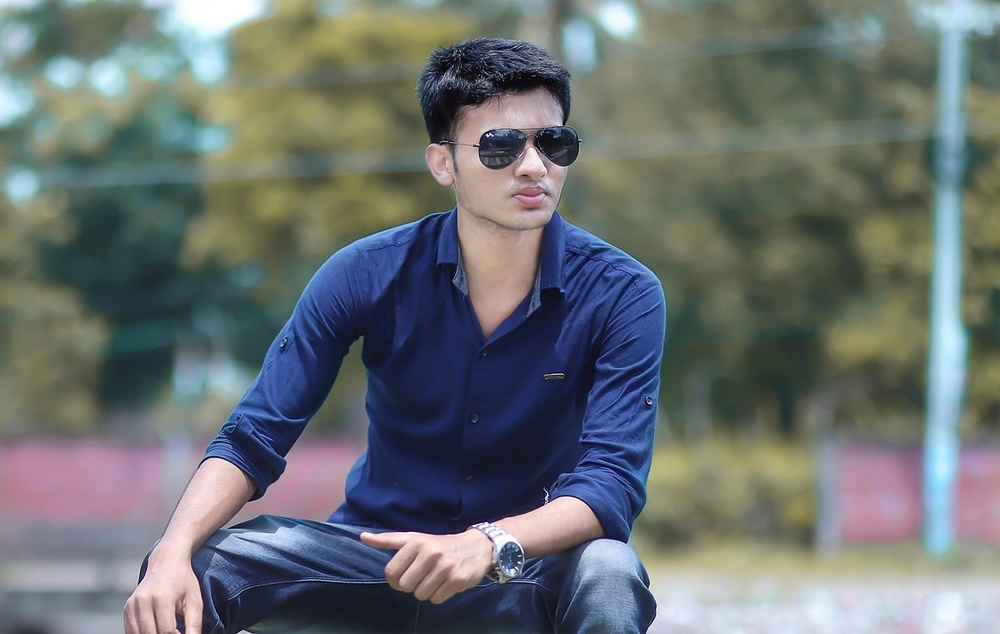
#> input picture img aret making pythpn/boy.jpg, 1000 x 634 px, shrunk from 1280 x 811 before the run
$ python main.py
#> lines starting #> are read from the running program, lines starting #| are printed output that depends on the picture
import cv2
img = cv2.imread('boy.jpg')
#> img is the input picture: shape (634, 1000, 3); mean B, G, R 113.2, 112.9, 106.3
gray = cv2.cvtColor(img, cv2.COLOR_BGR2GRAY)
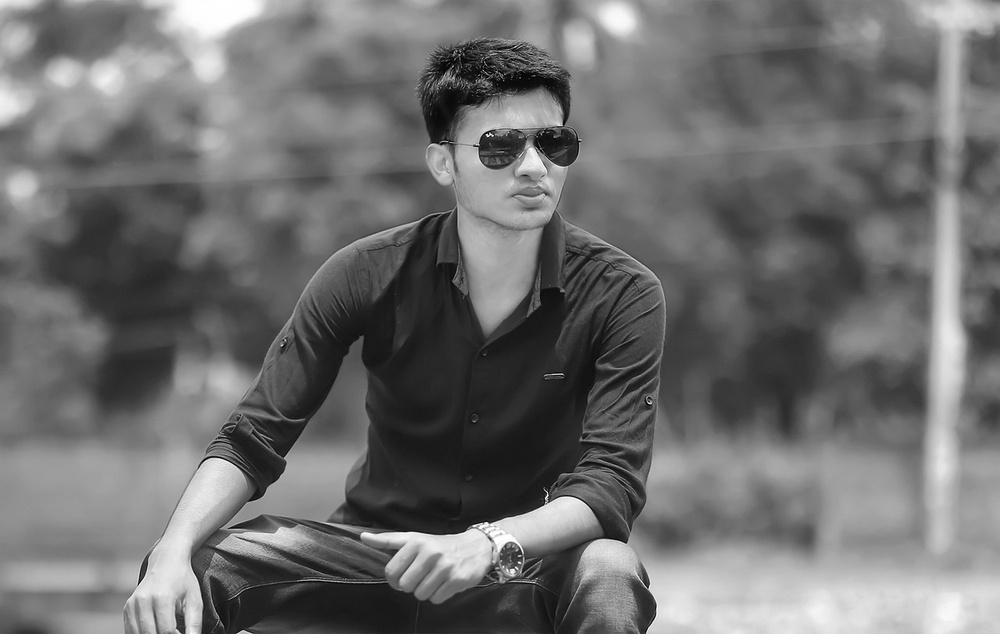
#> gray: shape (634, 1000); min 0, max 255, mean 111
invert = cv2.bitwise_not(gray)
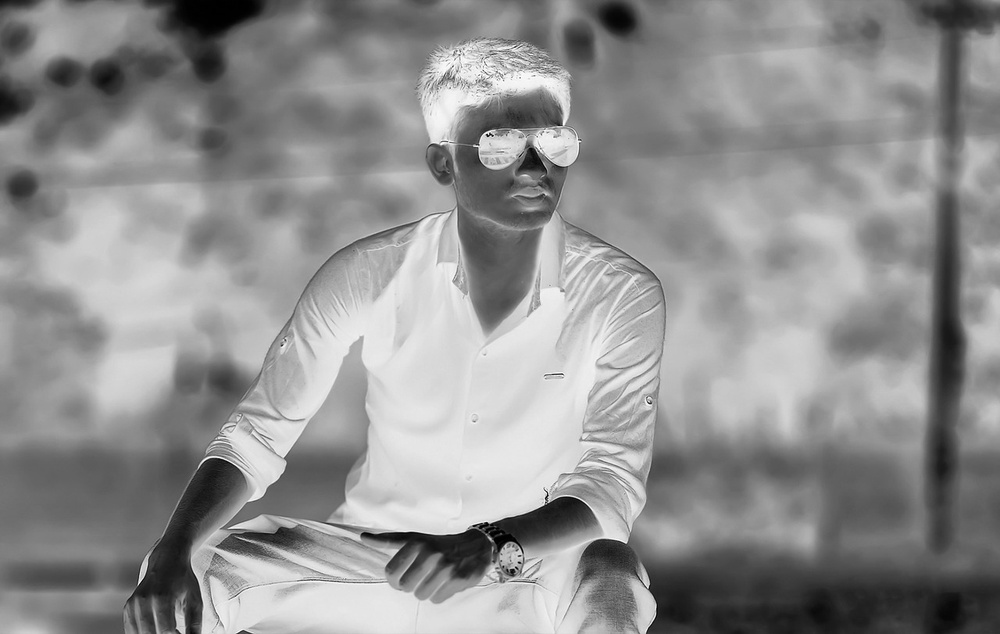
#> invert: shape (634, 1000); min 0, max 255, mean 144
blur = cv2.GaussianBlur(invert, (21, 21), 0)
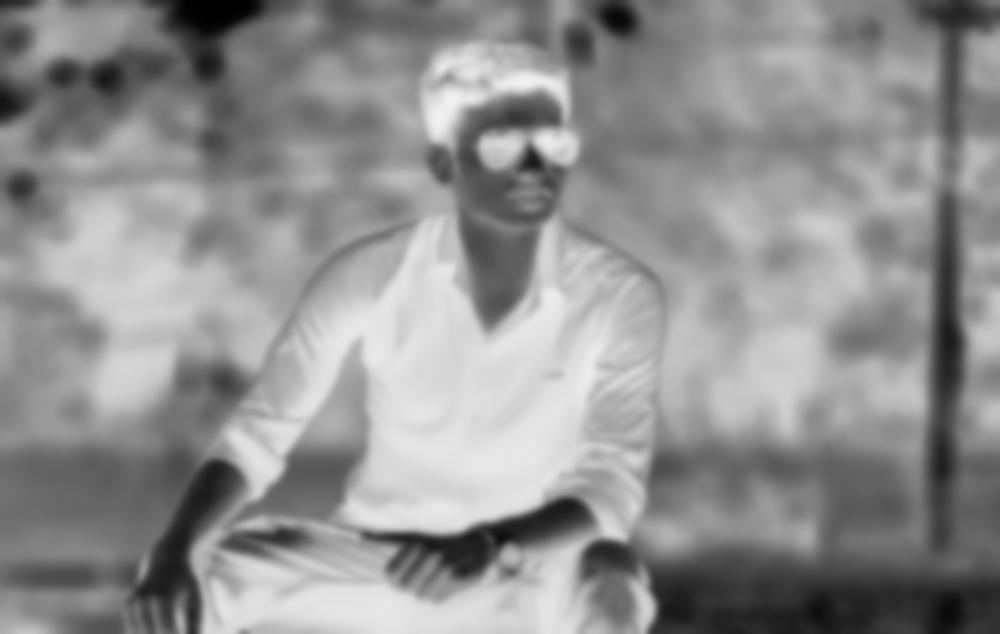
#> blur: shape (634, 1000); min 0, max 242, mean 144
inverted_blur = cv2.bitwise_not(blur)
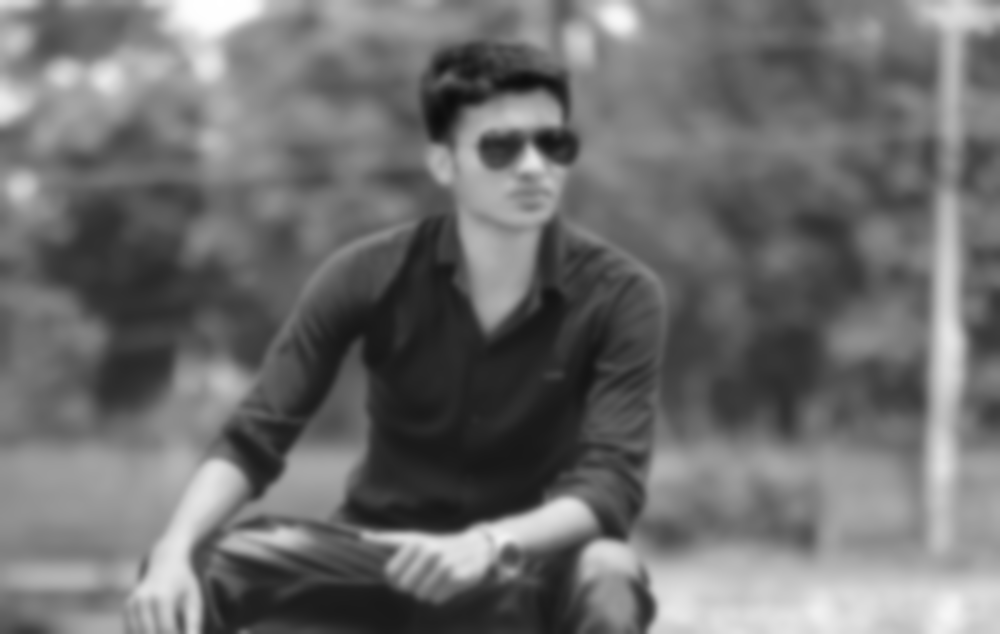
#> inverted_blur: shape (634, 1000); min 13, max 255, mean 111
sketch = cv2.divide(gray, inverted_blur, scale=256.0)
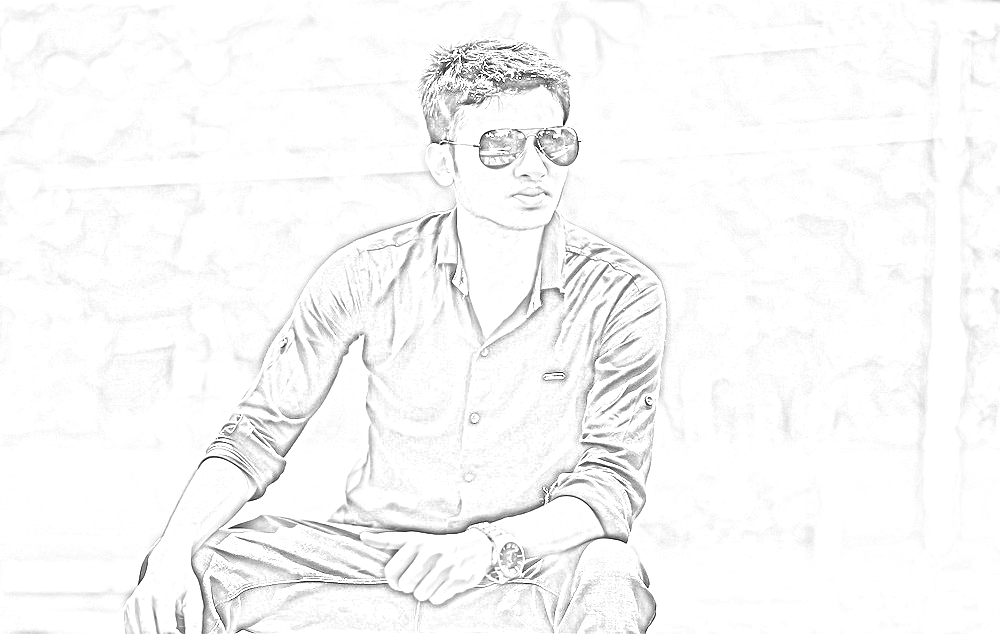
#> sketch: shape (634, 1000); min 0, max 255, mean 248.2
cv2.imwrite('sketch.png', sketch)
cv2.imshow('Sketch', sketch)
